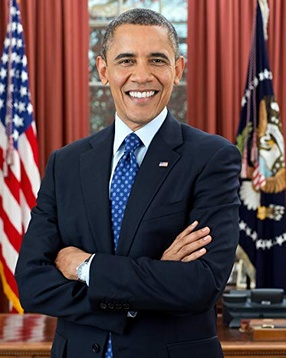
#> input picture images/Barack Obama.jpg, 286 x 358 px, shrunk from 425 x 531 before the run; its folder holds only this picture in this run
$ python hill_climb.py
#> lines starting #> are read from the running program, lines starting #| are printed output that depends on the picture; after the words box and inside, x2 and y2 are one past the last pixel; in counts of white or black regions, pixels touching at a corner belong together
### code/basic_face_recognition.py
import numpy as np
import cv2
import os
from pathlib import Path

MIN_NEIGHBOURS = 5


def fr(scale_factor):
    '''
    Main face recognition function, uses the images directory as the dataset, trains a model
    on the available images and assigns a label to the input image based on the trained model.
    The labels are obtained from the file names of the images available in the images folder itself.

    @param scale_factor: the scale factor to be used for the face detection algorithm
    '''
#> called with scale_factor = 1.84

    try:
        # get current working directory using Path
        current_working_directory = Path.cwd()
        images_directory = os.path.join(
            current_working_directory.parent, 'images')

        # Create a list to store the known people's names (images to train the model on)
        known_people = []
        for file_name in os.listdir(images_directory):
            person_name = os.path.splitext(file_name)[0]
            known_people.append(person_name)

        # Create LBPH recognizer, list to store data and labels
        recognizer = cv2.face.LBPHFaceRecognizer_create()
        training_data = []
        labels = []

        # Loop through known people
        for person_name in known_people:

            img_path = os.path.join(images_directory, f"{person_name}.jpg")
            img = cv2.imread(img_path, cv2.IMREAD_GRAYSCALE)
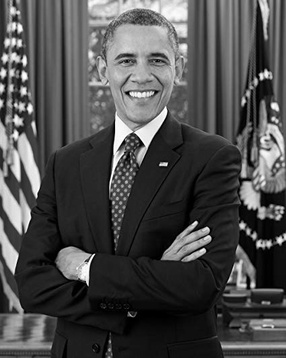
#> img: shape (358, 286); min 0, max 255, mean 76.7

            # Extract the face from the image
            face_cascade = cv2.CascadeClassifier(
                cv2.data.haarcascades + 'haarcascade_frontalface_default.xml')
            faces = face_cascade.detectMultiScale(
                img, scaleFactor=scale_factor, minNeighbors=MIN_NEIGHBOURS, minSize=(30, 30))
#> faces = [[99, 29, 82, 82]]

            # add face to training data list and label to known labels
            for (x, y, w, h) in faces:
                face = img[y:y + h, x:x + w]
                training_data.append(face)
                labels.append(known_people.index(person_name))
#> this loop made 1 pass
#> pass 1, in fr, `face = img[y:y + h, x:x + w]`:
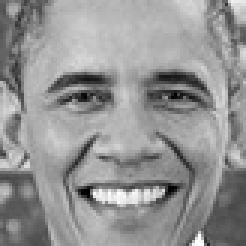
#> face: shape (82, 82) (shown 3 times larger); min 0, max 255, mean 147.5
#> after the loop, labels = [0]; training_data = 1 item

        # Train the LBPH model with the training data and labels
        recognizer.train(training_data, np.array(labels))

        # Load the input image
        input_image_path = os.path.join(
            current_working_directory.parent, 'input.jpg')
        input_image = cv2.imread(input_image_path, cv2.IMREAD_GRAYSCALE)
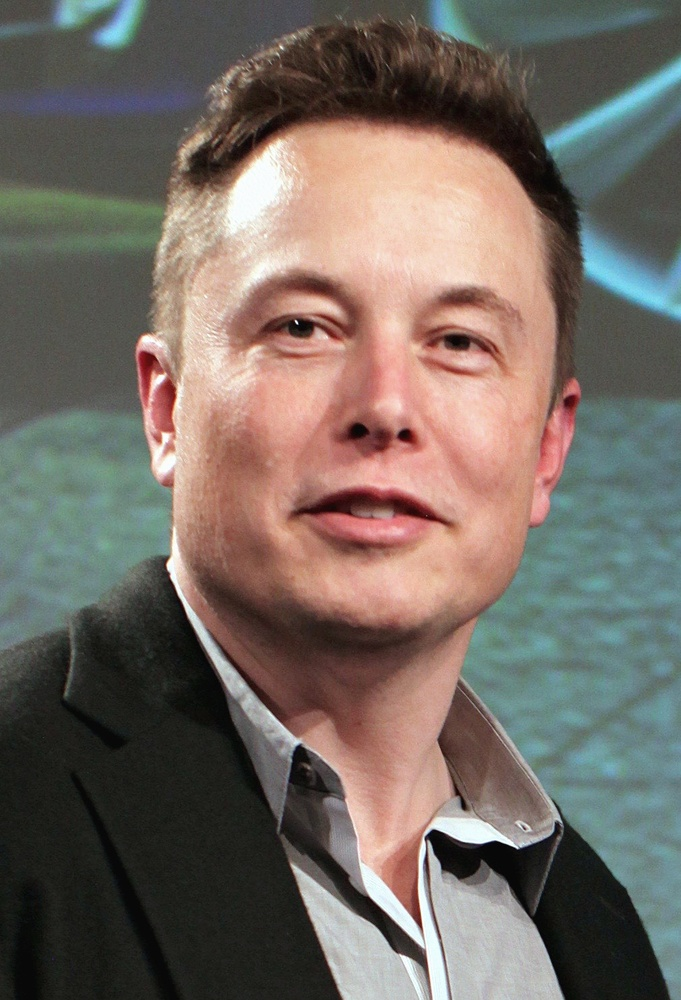
#> input picture input.jpg, 681 x 1000 px, shrunk from 1011 x 1484 before the run
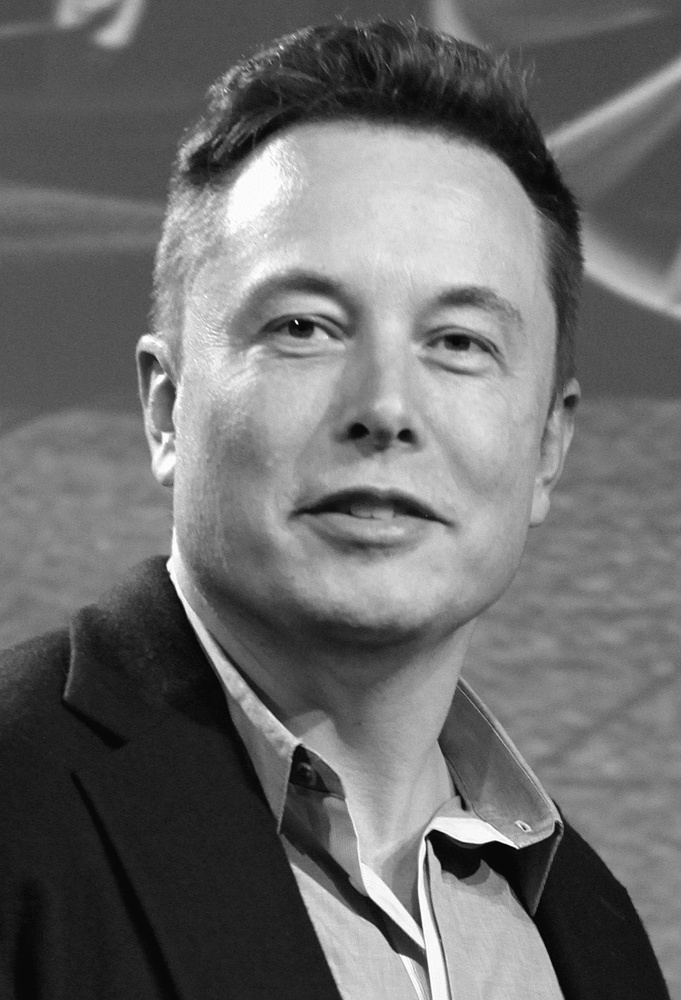
#> input_image: shape (1000, 681); min 0, max 255, mean 108.4

        # Detect faces in the input image and loop through them
        faces = face_cascade.detectMultiScale(
            input_image, scaleFactor=scale_factor, minNeighbors=MIN_NEIGHBOURS, minSize=(30, 30))
#> faces = [[123, 127, 512, 512]]

        for (x, y, w, h) in faces:
            face = input_image[y:y + h, x:x + w]

            # Predict the label for the detected face using the trained LBPH model
            label, loss = recognizer.predict(face)
            confidence = 100 - loss

            # Check if the predicted label is in the known people list
            if label < len(known_people):
                person_name = known_people[label]
                cv2.putText(input_image, f"{person_name}: {confidence:.2f}",
                            (x, y - 10), cv2.FONT_HERSHEY_SIMPLEX, 0.7, (255, 0, 0), 2)

            # If the predicted label is not in the known people list, display 'Unidentified'
            else:
                cv2.putText(input_image, "Unidentified", (x, y - 10),
                            cv2.FONT_HERSHEY_SIMPLEX, 0.7, (255, 0, 0), 2)
#> this loop made 1 pass
#> (x, y, w, h, label, loss, confidence, person_name) on pass 1: (123, 127, 512, 512, 0, 90.24, 9.76, 'Barack Obama')
#> pass 1, in fr, `face = input_image[y:y + h, x:x + w]`:
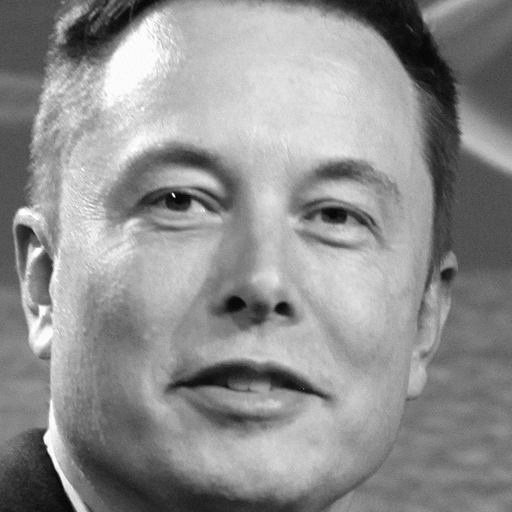
#> face: shape (512, 512); min 2, max 255, mean 143.9
#> after the loop:
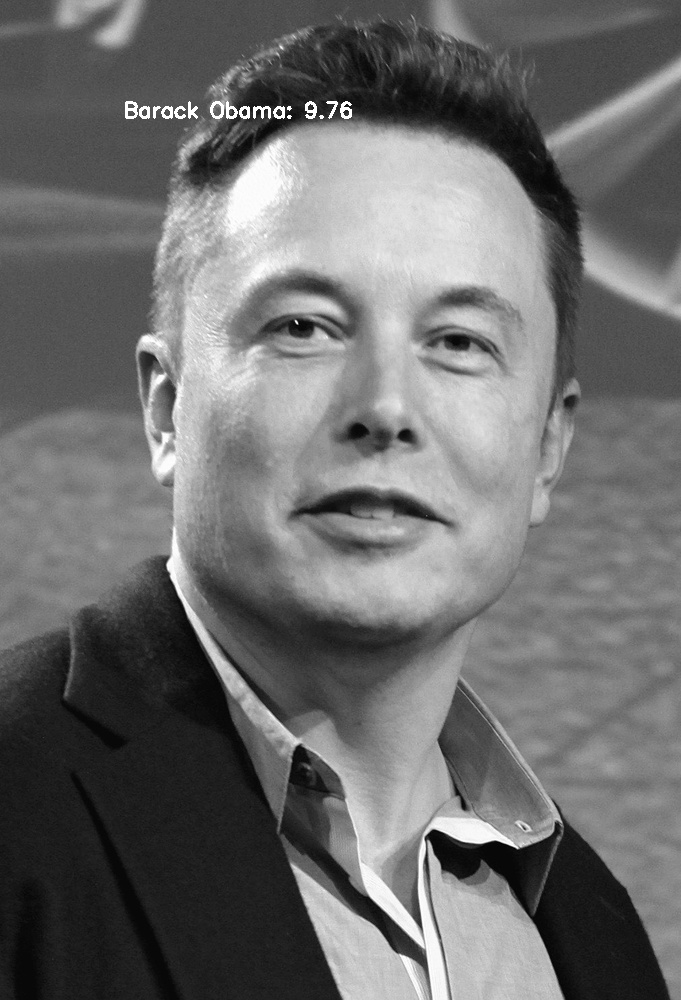
#> input_image: shape (1000, 681); 0.23% of pixels changed, all inside (x1, y1, x2, y2) = (125, 101, 352, 119)

        # [7 lines of commented-out code are left out]

        return (person_name, confidence)

    except Exception as e:
        # print('Error:', e)
        return ('undefined', 0)

### code/fitness_function.py

from basic_face_recognition import fr


def fitness_function(scale_factor):
    '''
    Universal fitness function for all search algorithms.
    If there is a label mismatch, return zero.
    Otherwise, return the confidence value.
    '''

    person_name, confidence = fr(scale_factor)
#> person_name = 'Barack Obama'; confidence = 9.76
    return confidence, person_name

### code/hill_climb.py
import random
import datetime
import os
import matplotlib.pyplot as plt
from fitness_function import fitness_function


def hill_climbing(fitness_func, step_size, max_iterations):
    '''
    Implementation of the hill climbing algorithm to find the maximum confidence that can be achieved from the given facial recognition algorithm by varying scale factor.

    @param fitness_func: the fitness function to be used to evaluate the fitness of each individual
    @param step_size: the size of the step to be taken in the direction of the gradient
    @param max_iterations: the maximum number of iterations to be performed
    '''

    # choose a random initial parameter value within the range of 1 to 2
    current_param = random.uniform(1, 2)
    current_fitness, current_person = fitness_func(current_param)
#> current_fitness = 9.76; current_person = 'Barack Obama'

    print(
        f'Initial scale factor: {current_param:.4f}, initial confidence: {current_fitness:.4f}, initial prediction: {current_person}\n')
#| Initial scale factor: 1.8444, initial confidence: 9.7618, initial prediction: Barack Obama

    # Lists to store the scale factor and confidence values for plotting
    scale_factors = [current_param]
    confidences = [current_fitness]
#> confidences = [9.76]

    now = datetime.datetime.now()
    # Format the date and time as "DD-MM-YYYY at HH:MM"
    formatted_datetime = now.strftime("%d-%m-%Y at %H-%M-%S")

    # create a directory for saving the plots
    plots_dir = f'Hill Climb Plots [{formatted_datetime}]'
    os.makedirs(plots_dir, exist_ok=True)

    # repeat until maximum number of iterations is reached or no improvement is made
    for i in range(max_iterations):
        # choose a random step in the range of -step_size to +step_size
        step = random.uniform(-step_size, step_size)

        dict = {}

        # evaluate the fitness of the new parameter value
        new_param_add = current_param + step
        new_param_sub = current_param - step

        new_fitness_add, new_person_add = fitness_func(new_param_add)
        dict[new_fitness_add] = (new_param_add, new_person_add)
        new_fitness_sub, new_person_sub = fitness_func(new_param_sub)
        dict[new_fitness_sub] = (new_param_sub, new_person_sub)

        new_fitness = max(new_fitness_add, new_fitness_sub)

        # if the new parameter value is better, update the current parameter
        if new_fitness > current_fitness:
            current_param, current_person = dict[new_fitness]
            current_fitness = new_fitness

        # Append the current scale factor and confidence values to the lists
        scale_factors.append(current_param)
        confidences.append(current_fitness)

        print(
            f'Iteration: {i + 1}, current scale factor: {current_param:.4f}, current confidence: {current_fitness:.4f}, current prediction: {current_person}')
#> this loop made 10 passes
#> (new_fitness_add, new_fitness_sub, new_fitness) on passes 1, 2, 3, 4, 5, 7, 8, 9: (5.7, 2.41, 5.7), (0.622, 9.49, 9.49), (2.28, 5.65, 5.65), (9.72, -1.38, 9.72), (0.614, 7.82, 7.82), (0.265, 7.23, 7.23), (-1.4, 8.8, 8.8), (9.55, 0.629, 9.55)
#> (new_fitness_sub, new_fitness) on passes 6, 10: (2.45, 2.45), (1.81, 1.81)
#| Iteration: 1, current scale factor: 1.8444, current confidence: 9.7618, current prediction: Barack Obama
#| Iteration: 2, current scale factor: 1.8444, current confidence: 9.7618, current prediction: Barack Obama
#| Iteration: 3, current scale factor: 1.8444, current confidence: 9.7618, current prediction: Barack Obama
#| Iteration: 4, current scale factor: 1.8444, current confidence: 9.7618, current prediction: Barack Obama
#| Iteration: 5, current scale factor: 1.8444, current confidence: 9.7618, current prediction: Barack Obama
#| Iteration: 6, current scale factor: 1.8444, current confidence: 9.7618, current prediction: Barack Obama
#| Iteration: 7, current scale factor: 1.8444, current confidence: 9.7618, current prediction: Barack Obama
#| Iteration: 8, current scale factor: 1.8444, current confidence: 9.7618, current prediction: Barack Obama
#> (further printed lines are left out)
#> after the loop, confidences = [9.76, 9.76, 9.76, 9.76, 9.76, 9.76, 9.76, 9.76, 9.76, 9.76, 9.76]; current_fitness = 9.76; current_param = 1.84; scale_factors = [1.84, 1.84, 1.84, 1.84, 1.84, 1.84, 1.84, 1.84, 1.84, 1.84, 1.84]

    # plot the scale factor and confidence values

    fig, (ax1, ax2) = plt.subplots(2, 1, figsize=(8, 6))

    # Plot the scale factor on the first subplot
    ax1.plot(scale_factors, label='Scale Factor')
    ax1.set_title('Hill Climbing Optimization')
    ax1.set_xlabel('Iterations')
    ax1.set_ylabel('Scale Factor')

    # Plot the confidence on the second subplot
    ax2.plot(confidences, label='Confidence')
    ax2.set_xlabel('Iterations')
    ax2.set_ylabel('Confidence')

    plt.subplots_adjust(hspace=0.4)
    plt.savefig(f'{plots_dir}/Scale Factor vs Confidence.png')
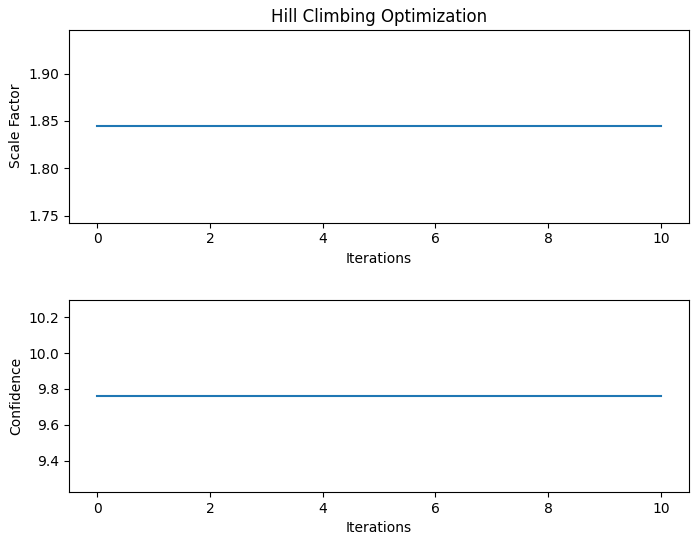
#> figure drawn by matplotlib, 2 panels

    # return the best parameter value found
    return current_param, current_fitness, current_person


def main():

    param, fitness, person = hill_climbing(fitness_function, 0.1, 10)
#> param = 1.84; fitness = 9.76; person = 'Barack Obama'
    print('\n' + '-' * 150)
    print(f"\nBest scale factor: {param:.4f}")
#| Best scale factor: 1.8444
    print(f"Maximum confidence: {fitness:.4f}")
#| Maximum confidence: 9.7618
    print(f"Prediction: {person}")
#| Prediction: Barack Obama


if __name__ == '__main__':
    main()
